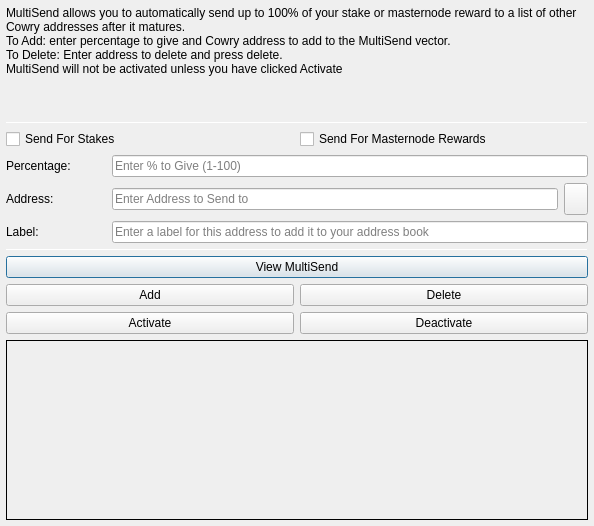
<?xml version="1.0" encoding="UTF-8"?>
<ui version="4.0">
 <class>MultiSendDialog</class>
 <widget class="QDialog" name="MultiSendDialog">
  <property name="windowModality">
   <enum>Qt::NonModal</enum>
  </property>
  <property name="geometry">
   <rect>
    <x>0</x>
    <y>0</y>
    <width>594</width>
    <height>526</height>
   </rect>
  </property>
  <property name="windowTitle">
   <string>MultiSend</string>
  </property>
  <layout class="QVBoxLayout" name="verticalLayout" stretch="0">
   <property name="leftMargin">
    <number>6</number>
   </property>
   <property name="topMargin">
    <number>6</number>
   </property>
   <property name="rightMargin">
    <number>6</number>
   </property>
   <property name="bottomMargin">
    <number>6</number>
   </property>
   <item>
    <layout class="QVBoxLayout" name="verticalLayout_Main" stretch="1,1,1,0,1,1,1">
     <item>
      <widget class="QLabel" name="label_2">
       <property name="lineWidth">
        <number>1</number>
       </property>
       <property name="text">
        <string>MultiSend allows you to automatically send up to 100% of your stake or masternode reward to a list of other Cowry addresses after it matures.
To Add: enter percentage to give and Cowry address to add to the MultiSend vector.
To Delete: Enter address to delete and press delete.
MultiSend will not be activated unless you have clicked Activate</string>
       </property>
       <property name="alignment">
        <set>Qt::AlignLeading|Qt::AlignLeft|Qt::AlignTop</set>
       </property>
       <property name="wordWrap">
        <bool>true</bool>
       </property>
      </widget>
     </item>
     <item>
      <widget class="Line" name="line">
       <property name="minimumSize">
        <size>
         <width>0</width>
         <height>1</height>
        </size>
       </property>
       <property name="maximumSize">
        <size>
         <width>16777215</width>
         <height>1</height>
        </size>
       </property>
       <property name="orientation">
        <enum>Qt::Horizontal</enum>
       </property>
      </widget>
     </item>
     <item>
      <layout class="QVBoxLayout" name="verticalLayout_Settings">
       <item>
        <layout class="QHBoxLayout" name="horizontalLayout">
         <item>
          <widget class="QCheckBox" name="multiSendStakeCheckBox">
           <property name="text">
            <string>Send For Stakes</string>
           </property>
          </widget>
         </item>
         <item>
          <widget class="QCheckBox" name="multiSendMasternodeCheckBox">
           <property name="text">
            <string>Send For Masternode Rewards</string>
           </property>
          </widget>
         </item>
        </layout>
       </item>
       <item>
        <layout class="QHBoxLayout" name="horizontalLayout_6">
         <item>
          <widget class="QLabel" name="label">
           <property name="minimumSize">
            <size>
             <width>100</width>
             <height>0</height>
            </size>
           </property>
           <property name="toolTip">
            <string>Percentage of stake to send</string>
           </property>
           <property name="text">
            <string>Percentage:</string>
           </property>
          </widget>
         </item>
         <item>
          <widget class="QLineEdit" name="multiSendPercentEdit">
           <property name="toolTip">
            <string>Enter whole numbers 1 - 100</string>
           </property>
           <property name="placeholderText">
            <string>Enter % to Give (1-100)</string>
           </property>
          </widget>
         </item>
        </layout>
       </item>
       <item>
        <layout class="QHBoxLayout" name="horizontalLayout_7">
         <item>
          <widget class="QLabel" name="label_5">
           <property name="minimumSize">
            <size>
             <width>100</width>
             <height>0</height>
            </size>
           </property>
           <property name="toolTip">
            <string>Address to send portion of stake to</string>
           </property>
           <property name="text">
            <string>Address:</string>
           </property>
          </widget>
         </item>
         <item>
          <widget class="QLineEdit" name="multiSendAddressEdit">
           <property name="toolTip">
            <string/>
           </property>
           <property name="placeholderText">
            <string>Enter Address to Send to</string>
           </property>
          </widget>
         </item>
         <item>
          <widget class="QToolButton" name="addressBookButton">
           <property name="maximumSize">
            <size>
             <width>16777215</width>
             <height>32</height>
            </size>
           </property>
           <property name="toolTip">
            <string>Choose an address from the address book</string>
           </property>
           <property name="text">
            <string/>
           </property>
           <property name="icon">
            <iconset resource="../cowry.qrc">
             <normaloff>:/icons/address-book</normaloff>:/icons/address-book</iconset>
           </property>
           <property name="shortcut">
            <string>Alt+A</string>
           </property>
          </widget>
         </item>
        </layout>
       </item>
      </layout>
     </item>
     <item>
      <layout class="QHBoxLayout" name="horizontalLayout_3">
       <item>
        <widget class="QLabel" name="label_3">
         <property name="minimumSize">
          <size>
           <width>100</width>
           <height>0</height>
          </size>
         </property>
         <property name="text">
          <string>Label:</string>
         </property>
        </widget>
       </item>
       <item>
        <widget class="QLineEdit" name="labelAddressLabelEdit">
         <property name="placeholderText">
          <string>Enter a label for this address to add it to your address book</string>
         </property>
        </widget>
       </item>
      </layout>
     </item>
     <item>
      <widget class="Line" name="line_2">
       <property name="minimumSize">
        <size>
         <width>0</width>
         <height>1</height>
        </size>
       </property>
       <property name="maximumSize">
        <size>
         <width>16777215</width>
         <height>1</height>
        </size>
       </property>
       <property name="orientation">
        <enum>Qt::Horizontal</enum>
       </property>
      </widget>
     </item>
     <item>
      <layout class="QVBoxLayout" name="verticalLayout_Buttons">
       <item>
        <layout class="QHBoxLayout" name="horizontalLayout_4">
         <item>
          <widget class="QPushButton" name="viewButton">
           <property name="toolTip">
            <string/>
           </property>
           <property name="statusTip">
            <string>View MultiSend Vector</string>
           </property>
           <property name="text">
            <string>View MultiSend</string>
           </property>
          </widget>
         </item>
        </layout>
       </item>
       <item>
        <layout class="QHBoxLayout" name="horizontalLayout_2">
         <item>
          <widget class="QPushButton" name="addButton">
           <property name="toolTip">
            <string/>
           </property>
           <property name="statusTip">
            <string>Add to MultiSend Vector</string>
           </property>
           <property name="text">
            <string>Add</string>
           </property>
          </widget>
         </item>
         <item>
          <widget class="QPushButton" name="deleteButton">
           <property name="toolTip">
            <string/>
           </property>
           <property name="statusTip">
            <string>Delete Address From MultiSend Vector</string>
           </property>
           <property name="text">
            <string>Delete</string>
           </property>
          </widget>
         </item>
        </layout>
       </item>
       <item>
        <layout class="QHBoxLayout" name="horizontalLayout_5">
         <item>
          <widget class="QPushButton" name="activateButton">
           <property name="statusTip">
            <string>Activate MultiSend</string>
           </property>
           <property name="text">
            <string>Activate</string>
           </property>
          </widget>
         </item>
         <item>
          <widget class="QPushButton" name="disableButton">
           <property name="statusTip">
            <string>Deactivate MultiSend</string>
           </property>
           <property name="text">
            <string>Deactivate</string>
           </property>
          </widget>
         </item>
        </layout>
       </item>
      </layout>
     </item>
     <item>
      <widget class="QLabel" name="message">
       <property name="minimumSize">
        <size>
         <width>0</width>
         <height>180</height>
        </size>
       </property>
       <property name="frameShape">
        <enum>QFrame::Panel</enum>
       </property>
       <property name="frameShadow">
        <enum>QFrame::Plain</enum>
       </property>
       <property name="lineWidth">
        <number>1</number>
       </property>
       <property name="midLineWidth">
        <number>1</number>
       </property>
       <property name="text">
        <string/>
       </property>
       <property name="alignment">
        <set>Qt::AlignLeading|Qt::AlignLeft|Qt::AlignTop</set>
       </property>
       <property name="wordWrap">
        <bool>true</bool>
       </property>
      </widget>
     </item>
    </layout>
   </item>
  </layout>
 </widget>
 <resources>
  <include location="../cowry.qrc"/>
 </resources>
 <connections/>
</ui>
